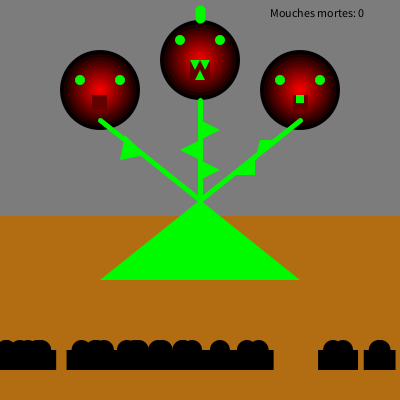
Frame 1 (no input)
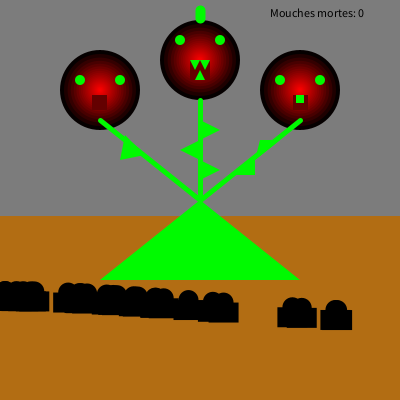
Frame 60 (the mouse pressed at the canvas centre just before this capture)
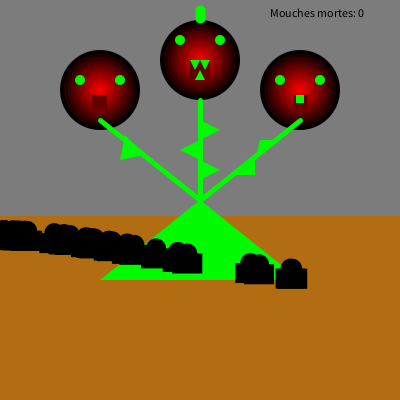
Frame 120 (the mouse held since frame 60 and released just before this capture)

The Processing sketch that drew these frames (run headless with seeded random() and noise(); from frame 60 on, the mouse is pressed at the canvas centre):

// Processing sketch: processing_73668
// ── processing_73668.pde

float posLangueX; //Le bout de la langue
float posLangueY;
int etatAttaque;
float cibleAttaqueX;
float cibleAttaqueY;
int gameState = 0;
int moucheMorte =0;

Mouche[] mouches = new Mouche[25];


void setup() {
  for (int i=0; i<25; i++) {
    mouches[i] = new Mouche(random(400), 350);
  }



  etatAttaque=0;
  posLangueX = 195; //Position de la bouche du millieu
  posLangueY = 70;

  //-------------------------------------------------------------------------------
  //backgorund
  size(400, 400);
  smooth();
}


void game(){
  //-------------------------------------------------------------------------------
  //background 
        if(moucheMorte>15)
      {
        gameState=3;
      }
  
  
  background(124);
  fill(178, 109, 19);
  noStroke();
  rect(0, 216, 400, 296);


  fill(200, 25, 25);
  noStroke();

  //-------------------------------------------------------------------------------
  //tetes
  smooth();

  noStroke();

  float d = width;
  float ratio = 0.9;

  while ( d > 5 ) {

    fill ( 255 - d / width * 250, 0, 0 );
    ellipse(200, 60, d*0.2, d*0.2);
    fill ( 255 - d / width * 250, 0, 0 );
    ellipse(100, 90, d*0.2, d*0.2);
    ellipse(300, 90, d*0.2, d*0.2);

    d = d * ratio;
  }

  //-------------------------------------------------------------------------------
  // yeux

  fill(0, 250, 0);
  ellipse(80, 80, 10, 10);
  ellipse(120, 80, 10, 10);
  ellipse(180, 40, 10, 10);
  ellipse(220, 40, 10, 10);
  ellipse(280, 80, 10, 10);
  ellipse(320, 80, 10, 10);
  //-------------------------------------------------------------------------------
  //pupille
  //stroke(250, 0, 0);
  point(180, 40);
  point(220, 40);
  point(280, 80);
  point(320, 80);
  point(80, 80);
  point(120, 80);
  //-------------------------------------------------------------------------------
  //bouche
  fill(100, 0, 0);
  rect(190, 60, 20, 20);
  rect(92, 95, 15, 15);
  rect(293, 95, 15, 15);
  fill(0, 250, 0);
  rect(296, 95, 8, 8);
  //-------------------------------------------------------------------------------
  //dents,tronc,épines
  noStroke();
  triangle(195, 70, 200, 60, 190, 60);
  triangle(205, 70, 200, 60, 210, 60);
  triangle(200, 70, 195, 80, 205, 80);
  triangle(260, 140, 280, 140, 255, 160);

  triangle(255, 175, 255, 155, 235, 175);
  triangle(220, 130, 200, 140, 200, 120);
  triangle(180, 150, 200, 160, 200, 140);
  triangle(220, 170, 200, 180, 200, 160);
  triangle(120, 160, 145, 155, 125, 135);





  fill(0, 250, 0);
  triangle(200, 200, 100, 280, 300, 280);
  //-------------------------------------------------------------------------------
  //tiges
  strokeWeight(5);
  stroke(0, 250, 0);
  line(200, 100, 200, 200);
  line(300, 120, 200, 200);
  line(100, 120, 200, 200);
  strokeWeight(10);
  stroke(0, 250, 0);
  line(200, 18, 200, 10);
  line(100, 60, 100, 40, 200, 20);

  //mouche
  for (int i=0; i<25; i++) {
    mouches[i].afficher();
    mouches[i].animer();
  }



  //Assouplissement de l'attaque
  if (mousePressed == true) { //Quand on clic, nouvelles cilbe d'attaque 
    cibleAttaqueX = mouseX; 
    cibleAttaqueY = mouseY;
  }

  if (etatAttaque == 1) { //Quand une attaque en cours, on dessine langue
    float distanceAttaque = dist(posLangueX, posLangueY, cibleAttaqueX, cibleAttaqueY);

    if (distanceAttaque < 3) { //Si proche de cible attaque,
      etatAttaque=0; 
      posLangueX=195; //Position Langue retourne a la bouche
      posLangueY=70;
    }
    else {
      posLangueX = (cibleAttaqueX - posLangueX) * 0.14 + posLangueX;
      posLangueY = (cibleAttaqueY - posLangueY) * 0.14 + posLangueY;
    }



    stroke(255, 0, 0);
    line(195, 70, posLangueX, posLangueY);
  }
  
  fill(0);
  text("Mouches mortes: " + moucheMorte, 270,17);
  
  
}


void mousePressed() {
  for (int i=0; i<25; i++) {
    mouches[i].afficher();
    mouches[i].animer();

    float distance = dist( mouseX, mouseY, mouches[i].xMouche, mouches[i].yMouche ) ;
    if ( distance < 10 ) { 
      mouches[i].mouchePresente = 0;
      moucheMorte +=1 ;

    }

    //détection du carré noire (aile de la mouche)
    if (mouseX > mouches[i].moucheAileX &&
      mouseX < mouches[i].moucheAileX+30 && //plus 30 pour la largeur de laile 
    mouseY < mouches[i].yMouche+20 &&
      mouseY > mouches[i].yMouche) {

      mouches[i].mouchePresente=0;
    }
  }  





  if ( mouseButton == LEFT ) {
    stroke(250, 0, 0);
    //line(195, 70, mouseX, mouseY);
    float distanceAttaque = dist(posLangueX, posLangueY, cibleAttaqueX, cibleAttaqueY);
    float angleAttaque = atan2(cibleAttaqueY-posLangueY, cibleAttaqueX - posLangueX);
    posLangueX += cos(angleAttaque);
    posLangueY += sin(angleAttaque);
    etatAttaque = 1;
    posLangueX=195;
    posLangueY=70;

    line(195, 70, posLangueX, posLangueY);


    line(296, 95, mouseX, mouseY);
    line(98, 105, mouseX, mouseY);
  }
  
}

void gameover(){
  background(0);
  fill(255);
  textSize(30);
  text("Game 0ver", 100, 100); 
  
}

void gamewin(){
  background(0);
  fill(255);
  textSize(30);
  text("Winning!", 100, 100); 
  
}


void draw() {
  if(gameState ==0 ){
      game();

  } else if(gameState ==1){
      gameover();
  } else{
    gamewin();
  }

}






class Mouche {
  float xMouche, yMouche;
  float cibley, ciblex;
  float vitesse;
  float moucheAileX; 
  int mouchePresente = 1;  
  
  Mouche(float x, float y){
    xMouche = x;
    yMouche = y;
    vitesse=1;
  }

  void afficher(){
    noStroke();
    fill(0);
    if(mouchePresente==1){
        ellipse(xMouche, yMouche, 20, 20);
      rect(xMouche-15, yMouche, 30, 20);
    }

  }
  
  void animer(){
    
    float radians = atan2( cibley-yMouche, ciblex-xMouche );
    float distance = dist( ciblex, cibley, xMouche, yMouche );
    xMouche = cos(radians) * min( vitesse, distance ) + xMouche;
    yMouche = sin(radians) * min( vitesse, distance ) + yMouche;
    moucheAileX = xMouche -15;
    
    if (xMouche == ciblex) {
      ciblex = random(400); 
      cibley = random(400);
    }
  
    if(mouchePresente==1){
       if(dist(xMouche, yMouche, 200,55)<60){
        gameState=1;
      }     
    }
    

     
    
  }

}
